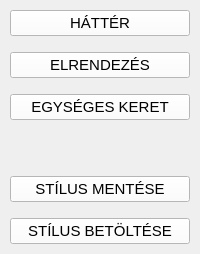
               <widget class="QWidget" name="stilusPageSzerkeszto">
                <layout class="QGridLayout" name="gridLayout_5">
                 <property name="leftMargin">
                  <number>0</number>
                 </property>
                 <property name="topMargin">
                  <number>0</number>
                 </property>
                 <property name="rightMargin">
                  <number>0</number>
                 </property>
                 <property name="bottomMargin">
                  <number>0</number>
                 </property>
                 <property name="spacing">
                  <number>0</number>
                 </property>
                 <item row="0" column="0">
                  <layout class="QVBoxLayout" name="verticalLayout_2">
                   <property name="spacing">
                    <number>16</number>
                   </property>
                   <property name="leftMargin">
                    <number>10</number>
                   </property>
                   <property name="topMargin">
                    <number>10</number>
                   </property>
                   <property name="rightMargin">
                    <number>10</number>
                   </property>
                   <property name="bottomMargin">
                    <number>10</number>
                   </property>
                   <item>
                    <widget class="QPushButton" name="hatterPushButtonSzerkeszto">
                     <property name="font">
                      <font>
                       <pointsize>11</pointsize>
                      </font>
                     </property>
                     <property name="styleSheet">
                      <string notr="true">color: rgb(0, 0, 0);
background-color: rgb(255, 255, 255);</string>
                     </property>
                     <property name="text">
                      <string>HÁTTÉR</string>
                     </property>
                    </widget>
                   </item>
                   <item>
                    <widget class="QPushButton" name="elrendezesPushButtonSzerkeszto">
                     <property name="font">
                      <font>
                       <pointsize>11</pointsize>
                      </font>
                     </property>
                     <property name="styleSheet">
                      <string notr="true">color: rgb(0, 0, 0);
background-color: rgb(255, 255, 255);</string>
                     </property>
                     <property name="text">
                      <string>ELRENDEZÉS</string>
                     </property>
                    </widget>
                   </item>
                   <item>
                    <widget class="QPushButton" name="egysegeskeretPushButtonSzerkeszto">
                     <property name="font">
                      <font>
                       <pointsize>11</pointsize>
                      </font>
                     </property>
                     <property name="styleSheet">
                      <string notr="true">color: rgb(0, 0, 0);
background-color: rgb(255, 255, 255);</string>
                     </property>
                     <property name="text">
                      <string>EGYSÉGES KERET</string>
                     </property>
                    </widget>
                   </item>
                   <item>
                    <spacer name="verticalSpacer_2">
                     <property name="orientation">
                      <enum>Qt::Vertical</enum>
                     </property>
                     <property name="sizeHint" stdset="0">
                      <size>
                       <width>20</width>
                       <height>40</height>
                      </size>
                     </property>
                    </spacer>
                   </item>
                   <item>
                    <widget class="QPushButton" name="stilusMentesePushButtonSzerkeszto">
                     <property name="font">
                      <font>
                       <pointsize>11</pointsize>
                      </font>
                     </property>
                     <property name="styleSheet">
                      <string notr="true">color: rgb(0, 0, 0);
background-color: rgb(255, 255, 255);</string>
                     </property>
                     <property name="text">
                      <string>STÍLUS MENTÉSE</string>
                     </property>
                    </widget>
                   </item>
                   <item>
                    <widget class="QPushButton" name="stilusBetoltesePushButtonSzerkeszto">
                     <property name="font">
                      <font>
                       <pointsize>11</pointsize>
                      </font>
                     </property>
                     <property name="styleSheet">
                      <string notr="true">color: rgb(0, 0, 0);
background-color: rgb(255, 255, 255);</string>
                     </property>
                     <property name="text">
                      <string>STÍLUS BETÖLTÉSE</string>
                     </property>
                    </widget>
                   </item>
                  </layout>
                 </item>
                </layout>
               </widget>
